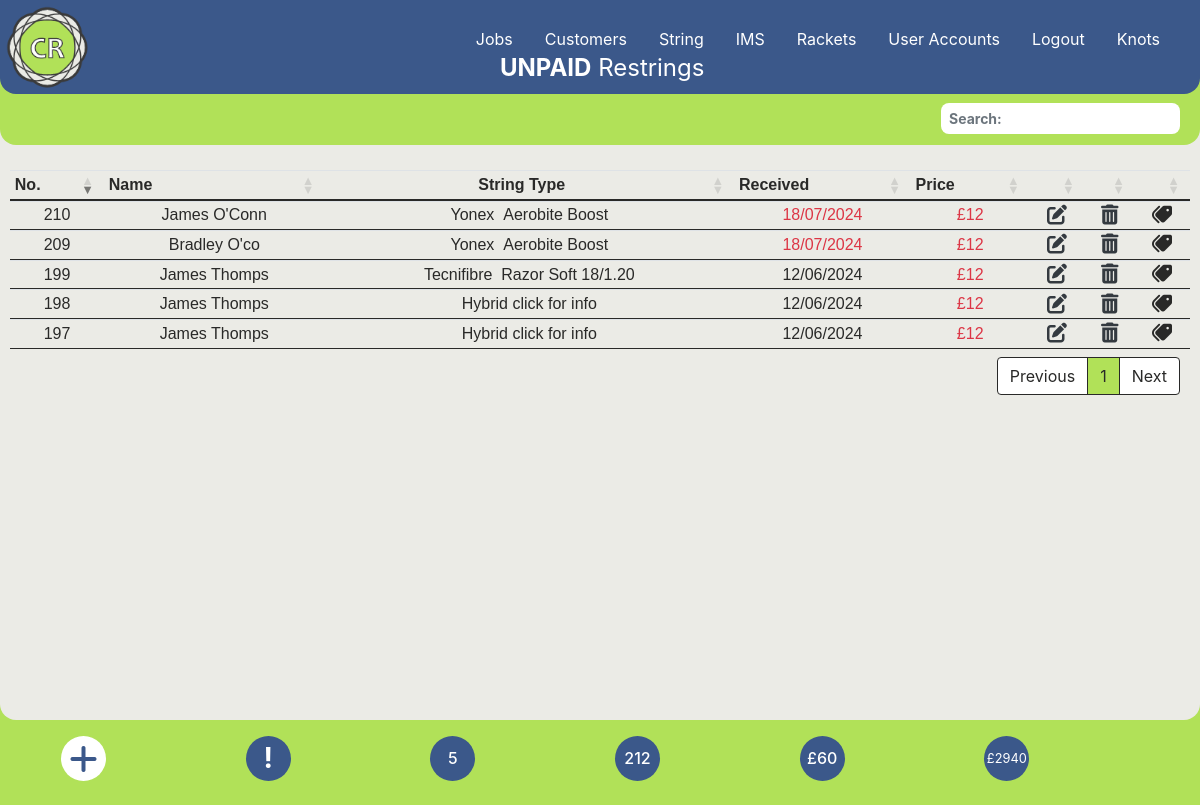
The page /jobs-unpaid.php (signed in) on the database its author committed.
### tables this page shows
CREATE TABLE `stringjobs` (
  `job_id` int(10) NOT NULL,
  `customerid` int(10) NOT NULL,
  `stringid` int(10) NOT NULL,
  `stringidc` int(10) NOT NULL,
  `racketid` int(10) DEFAULT NULL,
  `collection_date` varchar(11) NOT NULL,
  `delivery_date` varchar(11) NOT NULL,
  `pre_tension` varchar(6) NOT NULL,
  `tension` varchar(2) NOT NULL,
  `tensionc` varchar(2) NOT NULL,
  `price` varchar(8) NOT NULL,
  `grip_required` varchar(3) DEFAULT NULL,
  `paid` varchar(7) NOT NULL,
  `delivered` varchar(3) NOT NULL,
  `comments` varchar(500) NOT NULL,
  `free_job` varchar(3) NOT NULL,
  `imageid` int(10) NOT NULL
);

CREATE TABLE `customer` (
  `cust_ID` int(5) NOT NULL,
  `Name` varchar(100) NOT NULL,
  `Notes` varchar(500) NOT NULL,
  `Email` varchar(100) NOT NULL,
  `Mobile` varchar(20) NOT NULL,
  `pref_string` int(6) NOT NULL,
  `pref_stringc` int(6) NOT NULL,
  `tension` varchar(5) NOT NULL,
  `tensionc` varchar(5) NOT NULL,
  `prestretch` varchar(5) NOT NULL,
  `racketid` int(10) NOT NULL
);

CREATE TABLE `all_string` (
  `string_id` int(11) NOT NULL,
  `brand` varchar(50) NOT NULL,
  `notes` varchar(500) NOT NULL,
  `type` varchar(50) NOT NULL,
  `sportid` int(5) NOT NULL,
  `length` int(5) NOT NULL
);

### jobs-unpaid.php (the view, shortened to what this page needs)
<?php require_once('./Connections/wcba.php');
require_once('./menu.php');
$current_month_text = date("F");
$current_month_numeric = date("m");
$current_year = date("Y");
$query_Recordset1 = "SELECT
stringjobs.job_id as job_id,
stringjobs.customerid as customerid,
stringjobs.tension as atension,
stringjobs.tensionc as atensionc,
stringjobs.pre_tension as pre_tension,
stringjobs.price as price,
stringjobs.collection_date as collection_date,
stringjobs.delivery_date as delivery_date,
stringjobs.grip_required as grip_required,
stringjobs.paid as paid,
stringjobs.delivered as delivered,
stringjobs.free_job as free_job,
stringjobs.comments as comments,
stringjobs.tension as atension,
stringjobs.tensionc as atensionc,
stringjobs.racketid as racketid,
stringjobs.stringid as stringidm,
stringjobs.stringidc as stringidc,
customer.Name as Name,
customer.Email as Email,
customer.Mobile as Mobile,
sport.sportname as sportname,
rackets.manuf as manuf,
rackets.model as model,
rackets.pattern as pattern,
all_string.brand as brandm,
all_string.type as typem,
all_string.notes as notes_stock,
all_string.length as lengthm,
all_stringc.brand as brandc,
all_stringc.type as typec,
all_stringc.notes as notesc_stock,
all_stringc.length as lengthc,
string.note as notes_string,
string.string_number as stringm_number,
string.stringid as stringid_m,
string.note as notes_string,
stringc.note as notesc_string,
stringc.string_number as stringc_number,
stringc.stringid as stringid_c
FROM stringjobs
LEFT JOIN customer ON customerid = cust_ID
LEFT JOIN string
ON stringjobs.stringid = string.stringid
LEFT JOIN string
AS stringc
ON stringjobs.stringidc = stringc.stringid
LEFT JOIN all_string
ON string.stock_id = all_string.string_id
LEFT JOIN all_string
AS all_stringc
ON string.stock_id = all_stringc.string_id
LEFT JOIN rackets ON stringjobs.racketid = rackets.racketid
LEFT JOIN sport ON all_string.sportid = sport.sportid
WHERE paid = '0'
ORDER BY job_id DESC";
$Recordset1 = mysqli_query($conn, $query_Recordset1) or die(mysqli_error($conn));
$row_Recordset1 = mysqli_fetch_assoc($Recordset1);
$query_Recordset6 = "SELECT * FROM stringjobs WHERE collection_date LIKE '___" . $current_month_numeric . "/" . $current_year . "%'ORDER BY job_id ASC;";
$Recordset6 = mysqli_query($conn, $query_Recordset6) or die(mysqli_error($conn));
$totalRows_Recordset6 = mysqli_num_rows($Recordset6);
$query_Recordset7 = "SELECT * FROM stringjobs ORDER BY job_id ASC;";
$Recordset7 = mysqli_query($conn, $query_Recordset7) or die(mysqli_error($conn));
$totalRows_Recordset7 = mysqli_num_rows($Recordset7);
$query_Recordset8 = "SELECT SUM(price) as SUM from stringjobs;";
$Recordset8 = mysqli_query($conn, $query_Recordset8) or die(mysqli_error($conn));
$row_Recordset8 = mysqli_fetch_assoc($Recordset8);
$sum = $row_Recordset8['SUM'];
$query_Recordset9 = "SELECT SUM(price) as SUM from stringjobs WHERE paid != '1';";
$Recordset9 = mysqli_query($conn, $query_Recordset9) or die(mysqli_error($conn));
$row_Recordset9 = mysqli_fetch_assoc($Recordset9);
$sum_owed = $row_Recordset9['SUM'];
?>
<!DOCTYPE html>
<html lang="en">
<head>
  <link rel="stylesheet" href="https://cdnjs.cloudflare.com/ajax/libs/font-awesome/6.4.2/css/all.min.css">
  <link rel="stylesheet" href="https://stackpath.bootstrapcdn.com/bootstrap/4.3.1/css/bootstrap.min.css">
  <link rel="stylesheet" href="https://cdnjs.cloudflare.com/ajax/libs/bootstrap-datepicker/1.9.0/css/bootstrap-datepicker3.min.css">
  <link rel="stylesheet" href="./css/style.css">
  <link rel="stylesheet" type="text/css" href="https://cdn.datatables.net/1.13.6/css/dataTables.bootstrap4.min.css" />
</head>
<body data-spy="scroll" data-target="#main-nav">
  <?php
  echo $main_menus;
  ?>
  <section>
    <div class="home-section diva">
      <p class="fxdtext"><strong>UNPAID</strong> Restrings</p>
      <table id="tblUser" class="table-text tabl-hover table table-sm center">
        <thead>
          <tr>
            <th>No.</th>
            <th>Name</th>
            <th class="text-center d-none d-md-table-cell">String Type</th>
            <th>Received</th>
            <th>Price</th>
            <th></th>
            <th class="text-center d-none d-md-table-cell"></th>
            <th></th>
          </tr>
        </thead>
        <tbody>
          <?php
          do { ?>
            <tr>
              <td class="tdm">
                <a href="./viewjob.php?jobid=<?php echo $row_Recordset1['job_id']; ?>"><?php echo $row_Recordset1['job_id']; ?></a>
              </td>
              <td><a href="mailto:<?php echo $row_Recordset1['Email']; ?>"><span><?php echo substr($row_Recordset1['Name'], 0, 12); ?></span></a></td>
              <?php if ($row_Recordset1['stringid_c'] == 0) { ?>
                <td class="d-none d-md-table-cell" data-toggle="modal" data-target="#StringViewModal<?php echo $row_Recordset1['stringidm']; ?>"><?php echo $row_Recordset1['brandm'] ?> &nbsp;<?php echo $row_Recordset1['typem']; ?>
                <?php } elseif ((!empty($row_Recordset1['stringid_m'])) && (!empty($row_Recordset1['stringid_c']))) { ?>
                <td class="d-none d-md-table-cell" data-toggle="modal" data-target="#StringViewModal<?php echo $row_Recordset1['stringidm']; ?>">Hybrid click for info
                <?php } else { ?>
                <td class="d-none d-md-table-cell">String Unknown
                <?php } ?>
                </td>
                <?php if ($row_Recordset1['delivered'] == 0) { ?>
                  <td class="text-danger"><?php echo $row_Recordset1['collection_date']; ?></td><?php } else { ?>
                  <td><?php echo $row_Recordset1['collection_date']; ?></td>
                <?php } ?>
                <?php if ($row_Recordset1['paid'] == 0) { ?>
                  <td class="text-danger"><?php echo "£" . $row_Recordset1['price']; ?></td><?php } else { ?>
                  <td><?php echo "£" . $row_Recordset1['price']; ?></td>
                <?php } ?>
                <td><a class="text-dark fa-solid fa-pen-to-square fa-lg" href="./editjob.php?jobid=<?php echo $row_Recordset1['job_id']; ?>"></i></td>
                <td class="d-none d-md-table-cell"><i class="text-dark fa-solid fa-trash-can fa-lg" data-toggle="modal" data-target="#delModal<?php echo $row_Recordset1['job_id']; ?>"></i></td>
                <td><a class="fa-solid fa-tags fa-lg fa-flip-horizontal" href="./label.php?jobid=<?php echo $row_Recordset1['job_id']; ?>"></i></td>
            </tr>
          <?php
          } while ($row_Recordset1 = mysqli_fetch_assoc($Recordset1)); ?>
        </tbody>
      </table>
    </div>
  </section>
  <div class="container center">
    <div class="p-3 row">
      <div class="col-2">
        <a href="./addjob.php" type="button" class="dot fa-solid fa-plus fa-2x"></a>
      </div>
      <?php if (!empty($_SESSION['message'])) { ?>
        <div class="col-2">
          <h3 class="blinking" title="Warning Messages" data-toggle="modal" data-target="#warningModal"><strong>!</strong></h3>
        </div>
      <?php } else { ?>
        <div class="col-2">
          <h3 class="dotb" title="Warning Messages"><strong>!</strong></h3>
        </div>
      <?php } ?>
      <div class="col-2">
        <h3 class="dotbt h6 " title="Restrings for <?php echo $current_month_text; ?>"><?php echo $totalRows_Recordset6 ?></h3>
      </div>
      <div class="col-2">
        <a href="#" class="dotbt h6" title="Total restrings"><?php echo $totalRows_Recordset7 ?></a>
      </div>
      <div class="col-2">
        <a href="./jobs-unpaid.php" class="dotbt h6" title="Amount Owed"><?php echo "£" . $sum_owed ?></a>
      </div>
      <div class="col-2">
        <a href="#" class="dotbtt h7" title="Total Income"><small><?php echo "£" . $sum ?></small></a>
      </div>
    </div>
  </div>
</body>
</html>

### css/style.css (style rules this page uses)
body { background: #b1e158; color: #fff; z-index: 0; }
.fxdtext { position: fixed; top: 50px; left: 200px; font-weight: normal; font-size: 24px; color: #ffffff; z-index: 500; }
@media screen and (max-width: 2500px) { .fxdtext { left: 500px; } }
table.dataTable { clear: both; margin-top: 6px !important; margin-bottom: 6px !important; max-width: none !important; border-collapse: collapse !important; border-spacing: 0; padding-top: 120px; padding-left: 10px; padding-right: 10px; }
@media screen and (max-width: 2500px) { .table.dataTable { padding-top: 140px; font-size: 16px; } }
table.dataTable > thead > tr > th { border-bottom: 2px solid #292928; }
table.dataTable > tbody > tr > td { border-bottom: 1px solid #292928; }
.tdm { text-align: center; border-color: red; }
.table-text { color: #292928; font-weight: normal; font: 14px Arial, sans-serif; }
.center { margin-left: auto; margin-right: auto; }
.home-section { background: #ebebe6; width: 100%; height: 670px; border-bottom-left-radius: 1rem; border-bottom-right-radius: 1rem; z-index: 1; }
@media screen and (max-width: 2500px) { .home-section { height: 720px; } }
a, a:hover, a:focus { color: inherit; text-decoration: none; transition: all 0.3s; }
.dot { height: 45px; width: 45px; background-color: #ffffff; border-radius: 50%; display: inline-block; color: #3b588a; display: flex; align-items: center; justify-content: center; }
.dotb { height: 45px; width: 45px; background-color: #3b588a; color: #ffffff; border-radius: 50%; display: inline-block; display: flex; align-items: center; justify-content: center; }
.dotbt { height: 45px; width: 45px; background-color: #3b588a; color: #ffffff; border-radius: 50%; display: inline-block; display: flex; align-items: center; justify-content: center; }
.dotbtt { height: 45px; width: 45px; background-color: #3b588a; color: #ffffff; border-radius: 50%; display: inline-block; display: flex; align-items: center; justify-content: center; }
.nav-item { margin-left: 0rem; }
.nav-link { font-size: 16px; font-weight: 400; color: #ffffff; }
.diva { overflow-x: hidden; }

### rows shown on the page
stringjobs: job_id "210", customerid.Name "James O'Conn", all_string.brand "Yonex", all_string.type "Aerobite Boost", collection_date "18/07/2024", price "12"
stringjobs: job_id "209", customerid.Name "Bradley O'co", all_string.brand "Yonex", all_string.type "Aerobite Boost", collection_date "18/07/2024", price "12"
stringjobs: job_id "199", customerid.Name "James Thomps", all_string.brand "Tecnifibre", all_string.type "Razor Soft 18/1.20", collection_date "12/06/2024", price "12"
stringjobs: job_id "198", customerid.Name "James Thomps", collection_date "12/06/2024", price "12"
stringjobs: job_id "197", customerid.Name "James Thomps", collection_date "12/06/2024", price "12"

### other values the page prints
$_SESSION['loginmenu'] "Logout"
$totalRows_Recordset6 "5"
$totalRows_Recordset7 "212"
$sum_owed "60"
$sum "2940"
